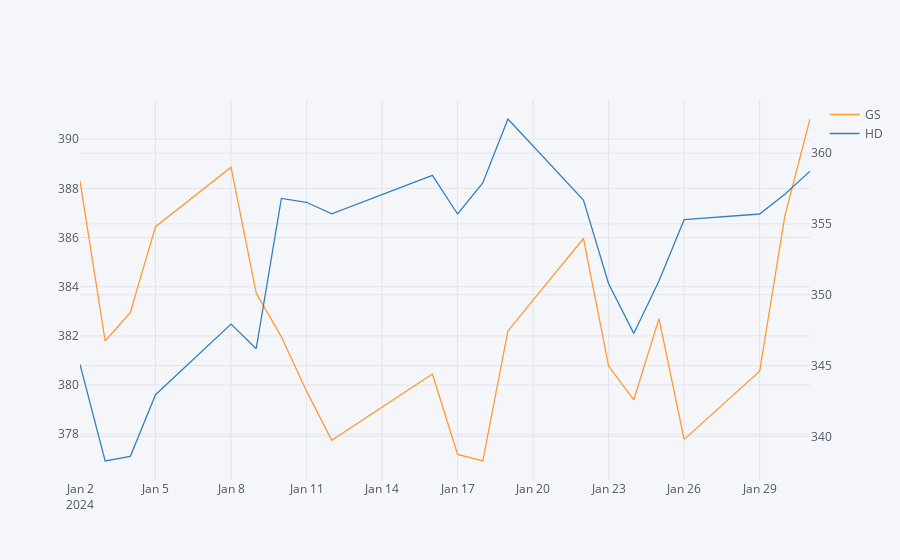

Notebook code for this chart:
### Code cell
# Use secondary axis
df4[['GS', 'HD']].iplot(secondary_y='HD')

### Figure 1 — Plotly figure (JSON) as saved in the notebook; plotly's stock layout.template omitted (floating-point values rounded to 4 significant figures)
{"data": [{"line": {"color": "rgba(255, 153, 51, 1.0)", "dash": "solid", "shape": "linear", "width": 1.3}, "mode": "lines", "name": "GS", "text": "", "type": "scatter", "x": ["2024-01-02", "2024-01-03", "2024-01-04", "2024-01-05", "2024-01-08", "2024-01-09", "2024-01-10", "2024-01-11", "2024-01-12", "2024-01-16", "2024-01-17", "2024-01-18", "2024-01-19", "2024-01-22", "2024-01-23", "2024-01-24", "2024-01-25", "2024-01-26", "2024-01-29", "2024-01-30", "2024-01-31"], "y": [388.3, 381.8, 383.0, 386.4, 388.9, 383.7, 382.0, 379.8, 377.8, 380.5, 377.2, 376.9, 382.2, 386.0, 380.8, 379.4, 382.7, 377.8, 380.6, 386.9, 390.8]}, {"line": {"color": "rgba(55, 128, 191, 1.0)", "dash": "solid", "shape": "linear", "width": 1.3}, "mode": "lines", "name": "HD", "text": "", "type": "scatter", "x": ["2024-01-02", "2024-01-03", "2024-01-04", "2024-01-05", "2024-01-08", "2024-01-09", "2024-01-10", "2024-01-11", "2024-01-12", "2024-01-16", "2024-01-17", "2024-01-18", "2024-01-19", "2024-01-22", "2024-01-23", "2024-01-24", "2024-01-25", "2024-01-26", "2024-01-29", "2024-01-30", "2024-01-31"], "xaxis": "x", "y": [345.1, 338.3, 338.6, 342.9, 347.9, 346.2, 356.8, 356.5, 355.7, 358.4, 355.7, 357.9, 362.4, 356.7, 350.8, 347.3, 351.0, 355.3, 355.7, 357.1, 358.7], "yaxis": "y2"}], "layout": {"legend": {"bgcolor": "#F5F6F9", "font": {"color": "#4D5663"}}, "paper_bgcolor": "#F5F6F9", "plot_bgcolor": "#F5F6F9", "title": {"font": {"color": "#4D5663"}}, "xaxis": {"gridcolor": "#E1E5ED", "showgrid": true, "tickfont": {"color": "#4D5663"}, "title": {"font": {"color": "#4D5663"}, "text": ""}, "zerolinecolor": "#E1E5ED"}, "yaxis": {"gridcolor": "#E1E5ED", "showgrid": true, "tickfont": {"color": "#4D5663"}, "title": {"font": {"color": "#4D5663"}, "text": ""}, "zerolinecolor": "#E1E5ED"}, "yaxis2": {"anchor": "x", "gridcolor": "#E1E5ED", "overlaying": "y", "showgrid": true, "side": "right", "tickfont": {"color": "#4D5663"}, "title": {"text": ""}, "zerolinecolor": "#E1E5ED"}}}
